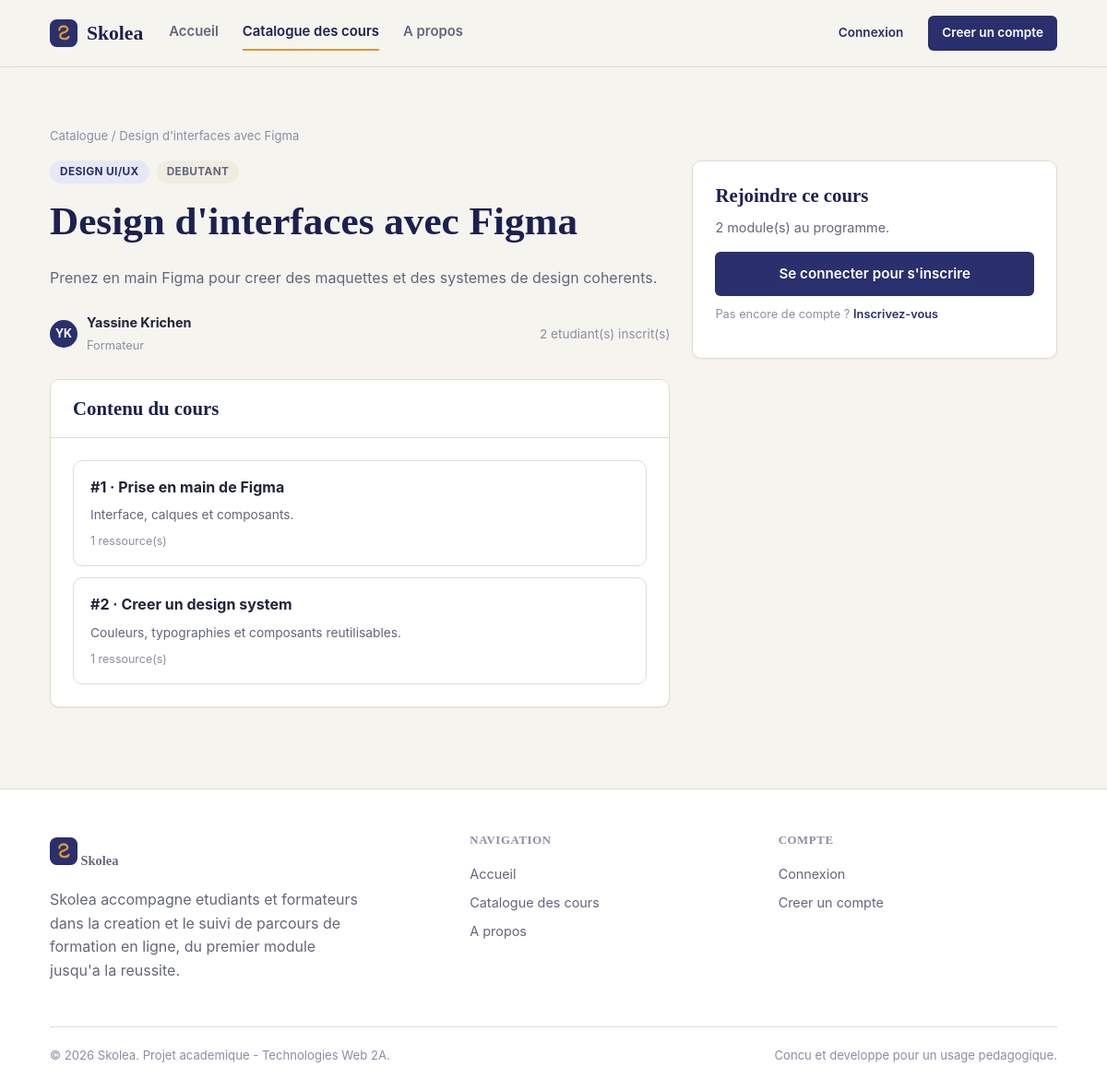
Screenshot of /SkoleaMVC/View/FrontOffice/cours_detail.php?id=6 with the database file from the repository.
### tables this page shows
CREATE TABLE cours (
    id              INT UNSIGNED AUTO_INCREMENT PRIMARY KEY,
    titre           VARCHAR(150) NOT NULL,
    description     TEXT NOT NULL,
    categorie_id    INT UNSIGNED NOT NULL,
    formateur_id    INT UNSIGNED NOT NULL,
    image           VARCHAR(255) NULL,
    niveau          ENUM('debutant', 'intermediaire', 'avance') NOT NULL DEFAULT 'debutant',
    statut          ENUM('brouillon', 'publie') NOT NULL DEFAULT 'brouillon',
    date_creation   DATETIME NOT NULL DEFAULT CURRENT_TIMESTAMP,
    date_maj        DATETIME NOT NULL DEFAULT CURRENT_TIMESTAMP ON UPDATE CURRENT_TIMESTAMP,
    CONSTRAINT fk_cours_categorie FOREIGN KEY (categorie_id) REFERENCES categories(id)
        ON DELETE RESTRICT ON UPDATE CASCADE,
    CONSTRAINT fk_cours_formateur FOREIGN KEY (formateur_id) REFERENCES utilisateurs(id)
        ON DELETE CASCADE ON UPDATE CASCADE
);

CREATE TABLE categories (
    id              INT UNSIGNED AUTO_INCREMENT PRIMARY KEY,
    nom             VARCHAR(100) NOT NULL UNIQUE,
    description     VARCHAR(255) NULL,
    date_creation   DATETIME NOT NULL DEFAULT CURRENT_TIMESTAMP
);

CREATE TABLE utilisateurs (
    id              INT UNSIGNED AUTO_INCREMENT PRIMARY KEY,
    nom             VARCHAR(80)  NOT NULL,
    prenom          VARCHAR(80)  NOT NULL,
    email           VARCHAR(150) NOT NULL UNIQUE,
    mot_de_passe    VARCHAR(255) NOT NULL,
    role            ENUM('administrateur', 'formateur', 'etudiant') NOT NULL DEFAULT 'etudiant',
    photo           VARCHAR(255) NULL,
    bio             VARCHAR(500) NULL,
    date_creation   DATETIME NOT NULL DEFAULT CURRENT_TIMESTAMP
);

CREATE TABLE modules (
    id              INT UNSIGNED AUTO_INCREMENT PRIMARY KEY,
    cours_id        INT UNSIGNED NOT NULL,
    titre           VARCHAR(150) NOT NULL,
    description     TEXT NULL,
    ordre           INT UNSIGNED NOT NULL DEFAULT 1,
    date_creation   DATETIME NOT NULL DEFAULT CURRENT_TIMESTAMP,
    CONSTRAINT fk_module_cours FOREIGN KEY (cours_id) REFERENCES cours(id)
        ON DELETE CASCADE ON UPDATE CASCADE
);

### config.php (called while the page is built)
<?php
class config
{
    private static $pdo = null;
    public static function getConnexion()
    {
        if (!isset(self::$pdo)) {
            $servername = "localhost";
            $username = "root";
            $password = "";
            $dbname = "skolea";
            try {
                self::$pdo = new PDO(
                    "mysql:host=$servername;dbname=$dbname;charset=utf8mb4",
                    $username,
                    $password
                );
                self::$pdo->setAttribute(PDO::ATTR_ERRMODE, PDO::ERRMODE_EXCEPTION);
                self::$pdo->setAttribute(PDO::ATTR_DEFAULT_FETCH_MODE, PDO::FETCH_ASSOC);
            } catch (Exception $e) {
                die('Erreur de connexion : ' . $e->getMessage());
            }
        }
        return self::$pdo;
    }
}

### SkoleaMVC/Model/Cours.php (called while the page is built, shortened)
<?php
class Cours
{
    private $pdo;
    private $selectAvecJointures = "
        SELECT c.*, cat.nom AS categorie_nom,
               u.nom AS formateur_nom, u.prenom AS formateur_prenom,
               (SELECT COUNT(*) FROM inscriptions i WHERE i.cours_id = c.id) AS nb_inscrits,
               (SELECT COUNT(*) FROM modules m WHERE m.cours_id = c.id) AS nb_modules
        FROM cours c
        INNER JOIN categories cat ON cat.id = c.categorie_id
        INNER JOIN utilisateurs u ON u.id = c.formateur_id
    ";
    public function __construct()
    {
        $this->pdo = config::getConnexion();
    }
    public function find($id)
    {
        $stmt = $this->pdo->prepare($this->selectAvecJointures . ' WHERE c.id = :id');
        $stmt->execute(['id' => $id]);
        return $stmt->fetch() ?: null;
    }
}

### SkoleaMVC/helpers.php (called while the page is built, shortened)
<?php
function e($value)
{
    return htmlspecialchars($value ?? '', ENT_QUOTES, 'UTF-8');
}
function niveau_label($niveau)
{
    if ($niveau === 'debutant') return 'Debutant';
    return ucfirst($niveau);
}
function utilisateur_connecte()
{
    return $_SESSION['utilisateur'] ?? null;
}

### SkoleaMVC/Model/Module.php (called while the page is built, shortened)
<?php
class Module
{
    private $pdo;
    public function __construct()
    {
        $this->pdo = config::getConnexion();
    }
    public function byCours($coursId)
    {
        $stmt = $this->pdo->prepare('
            SELECT m.*, (SELECT COUNT(*) FROM ressources r WHERE r.module_id = m.id) AS nb_ressources
            FROM modules m
            WHERE m.cours_id = :cours_id
            ORDER BY m.ordre ASC, m.id ASC
        ');
        $stmt->execute(['cours_id' => $coursId]);
        return $stmt->fetchAll();
    }
}

### SkoleaMVC/View/FrontOffice/cours_detail.php (the view, shortened to what this page needs)
<?php
require_once __DIR__ . '/../../bootstrap.php';
require_once __DIR__ . '/../../Model/Cours.php';
require_once __DIR__ . '/../../Model/Module.php';
$id = (int) ($_GET['id'] ?? 0);
$coursModel = new Cours();
$cours = $coursModel->find($id);
$modules = (new Module())->byCours($cours['id']);
$inscription = null;
require __DIR__ . '/includes/header.php';
?>
<section class="section" style="padding-bottom:24px;">
    <div class="container">
        <div class="breadcrumb">
            <a href="cours.php">Catalogue</a> / <?= e($cours['titre']) ?>
        </div>
        <div class="grid" style="grid-template-columns:1.7fr 1fr;align-items:start;">
            <div>
                <div class="tag-list" style="margin-bottom:14px;">
                    <span class="badge badge-primaire"><?= e($cours['categorie_nom']) ?></span>
                    <span class="badge badge-neutre"><?= e(niveau_label($cours['niveau'])) ?></span>
                </div>
                <h1><?= e($cours['titre']) ?></h1>
                <p class="text-muted"><?= nl2br(e($cours['description'])) ?></p>
                <div class="cluster" style="margin:24px 0;">
                    <span class="user-avatar"><?= e(mb_strtoupper(mb_substr($cours['formateur_prenom'], 0, 1) . mb_substr($cours['formateur_nom'], 0, 1))) ?></span>
                    <div>
                        <strong style="display:block;font-size:.9rem;"><?= e($cours['formateur_prenom'] . ' ' . $cours['formateur_nom']) ?></strong>
                        <span class="text-soft" style="font-size:.8rem;">Formateur</span>
                    </div>
                    <span class="text-soft" style="font-size:.85rem;"><?= (int) $cours['nb_inscrits'] ?> etudiant(s) inscrit(s)</span>
                </div>
                <div class="card">
                    <div class="card-header"><h3 style="margin:0;">Contenu du cours</h3></div>
                    <div class="card-body">
                        <?php foreach ($modules as $module): ?>
                            <div class="module-item">
                                <strong>#<?= (int) $module['ordre'] ?> &middot; <?= e($module['titre']) ?></strong>
                                <?php if ($module['description']): ?>
                                    <p class="text-muted" style="margin:6px 0 0;font-size:.86rem;"><?= e($module['description']) ?></p>
                                <?php endif; ?>
                                <p class="text-soft" style="margin:8px 0 0;font-size:.78rem;"><?= (int) $module['nb_ressources'] ?> ressource(s)</p>
                            </div>
                        <?php endforeach; ?>
                    </div>
                </div>
            </div>
            <div class="card">
                <div class="card-body">
                    <h3 style="margin-top:0;">Rejoindre ce cours</h3>
                    <p class="text-muted" style="font-size:.9rem;"><?= count($modules) ?> module(s) au programme.</p>
                    <?php if ($inscription): ?>
                        <p class="text-muted" style="font-size:.85rem;">Vous suivez deja ce cours.</p>
                        <a href="suivre_cours.php?id=<?= (int) $cours['id'] ?>" class="btn btn-primary btn-block">Continuer le cours</a>
                    <?php elseif ($utilisateur): ?>
                        <p class="text-soft" style="font-size:.85rem;">Seuls les comptes etudiant peuvent s'inscrire a un cours.</p>
                    <?php else: ?>
                        <a href="connexion.php" class="btn btn-primary btn-block">Se connecter pour s'inscrire</a>
                        <p class="text-soft" style="font-size:.8rem;margin-top:10px;">
                            Pas encore de compte ? <a href="inscription.php" style="color:var(--color-primary);font-weight:600;">Inscrivez-vous</a>
                        </p>
                    <?php endif; ?>
                </div>
            </div>
        </div>
    </div>
</section>
<?php require __DIR__ . '/includes/footer.php'; ?>

### SkoleaMVC/assets/css/app.css (style rules this page uses)
:root { --color-bg: #f6f4ee; --color-surface: #ffffff; --color-surface-alt: #efece2; --color-border: #e2ddd0; --color-text: #21243a; --color-text-muted: #63667c; --color-text-soft: #8b8ea3; --color-primary: #2a2f6d; --color-primary-dark: #1c2050; --color-primary-light: #4c56a6; --color-accent: #dd9636; --color-accent-dark: #b87a24; --color-success: #2e8b57; --color-success-bg: #e5f3ea; --color-warning: #c77d22; --color-warning-bg: #faf0e0; --color-danger: #c1443a; --color-danger-bg: #fbe9e7; --color-info: #2f6f9e; --color-info-bg: #e7f1f7; --font-heading: Cambria, Georgia, 'Times New Roman', serif; --font-body: -apple-system, BlinkMacSystemFont, 'Segoe UI', Roboto, Helvetica, Arial, sans-serif; --radius-sm: 6px; --radius-md: 10px; --radius-lg: 18px; --shadow-sm: 0 1px 2px rgba(33, 36, 58, 0.06); --shadow-md: 0 8px 24px rgba(33, 36, 58, 0.08); --shadow-lg: 0 16px 40px rgba(33, 36, 58, 0.14); --container-width: 1140px; }
*, *::before, *::after { box-sizing: border-box; }
html { -webkit-text-size-adjust: 100%; scroll-behavior: smooth; }
body { margin: 0; background: var(--color-bg); color: var(--color-text); font-family: var(--font-body); font-size: 16px; line-height: 1.6; -webkit-font-smoothing: antialiased; }
a { color: inherit; text-decoration: none; }
h1, h2, h3, h4, h5 { font-family: var(--font-heading); font-weight: 600; line-height: 1.25; margin: 0 0 .5em; color: var(--color-primary-dark); }
h1 { font-size: clamp(1.9rem, 1.5rem + 1.6vw, 2.75rem); }
h3 { font-size: 1.3rem; }
p { margin: 0 0 1em; }
.text-muted { color: var(--color-text-muted); }
.text-soft { color: var(--color-text-soft); }
.container { width: 100%; max-width: var(--container-width); margin: 0 auto; padding: 0 24px; }
.section { padding: 64px 0; }
.grid { display: grid; gap: 24px; }
.cluster { display: flex; align-items: center; gap: 10px; flex-wrap: wrap; }
.btn { display: inline-flex; align-items: center; justify-content: center; gap: 8px; border: 1px solid transparent; border-radius: var(--radius-sm); padding: 11px 22px; font-size: .95rem; font-weight: 600; cursor: pointer; transition: transform .12s ease, box-shadow .12s ease, background-color .12s ease, border-color .12s ease; white-space: nowrap; }
.btn-primary { background: var(--color-primary); color: #fff; }
.btn-block { width: 100%; }
.card { background: var(--color-surface); border: 1px solid var(--color-border); border-radius: var(--radius-md); box-shadow: var(--shadow-sm); }
.card-body { padding: 24px; }
.card-header { padding: 18px 24px; border-bottom: 1px solid var(--color-border); display: flex; align-items: center; justify-content: space-between; gap: 12px; }
.badge { display: inline-flex; align-items: center; gap: 5px; padding: 3px 11px; border-radius: 999px; font-size: .74rem; font-weight: 700; text-transform: uppercase; letter-spacing: .03em; }
.badge-neutre { background: var(--color-surface-alt); color: var(--color-text-muted); }
.badge-primaire { background: #e6e8f5; color: var(--color-primary); }
.user-avatar { width: 30px; height: 30px; border-radius: 50%; background: var(--color-primary); color: #fff; display: flex; align-items: center; justify-content: center; font-size: .78rem; font-weight: 700; }
.tag-list { display: flex; gap: 8px; flex-wrap: wrap; }
.breadcrumb { font-size: .82rem; color: var(--color-text-soft); margin-bottom: 16px; }
.module-item { border: 1px solid var(--color-border); border-radius: var(--radius-md); padding: 16px 18px; background: var(--color-surface); }
.module-item + .module-item { margin-top: 12px; }

### rows the page displays
cours: titre "Design d'interfaces avec Figma", categorie.nom "DESIGN UI/UX", niveau "DEBUTANT", description "Prenez en main Figma pour creer des maquettes et des systemes de design coherents.", formateur.nom "YK", formateur.nom "Yassine Krichen"
modules: ordre "1", titre "Prise en main de Figma", description "Interface, calques et composants.", nb_ressources "1"
modules: ordre "2", titre "Creer un design system", description "Couleurs, typographies et composants reutilisables.", nb_ressources "1"

### other values shown
$cours['nb_inscrits'] "2"
count($modules) "2"
